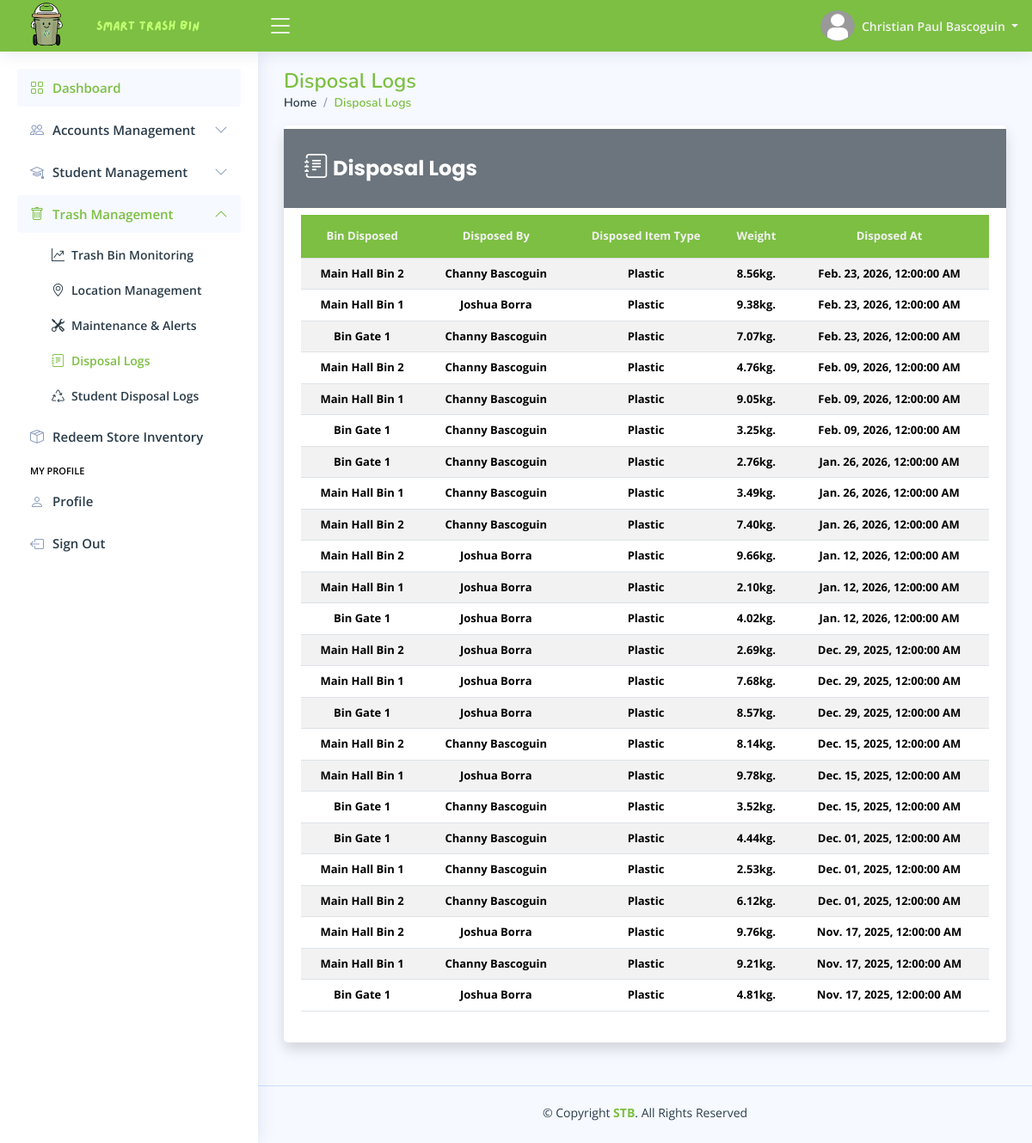
The app's page /pages/admin/home.php?page=disposal-logs (signed in) with its own data.
### tables this page shows
CREATE TABLE `admin_profile_tbl` (
  `tbl_row_id` int(11) NOT NULL,
  `admin_id` int(11) NOT NULL,
  `profile_picture` varchar(255) DEFAULT NULL,
  `date_of_birth` date DEFAULT NULL,
  `gender` enum('Male','Female','Others') DEFAULT 'Others',
  `civil_status` enum('Single','Married','Divorced','Widowed') DEFAULT 'Single',
  `address` varchar(255) NOT NULL,
  `phone_number` varchar(50) NOT NULL,
  `facebook_link` varchar(255) NOT NULL,
  `updated_at` timestamp NOT NULL DEFAULT current_timestamp() ON UPDATE current_timestamp()
);

CREATE TABLE `admin_accounts_tbl` (
  `admin_id` int(11) NOT NULL,
  `first_name` varchar(100) NOT NULL,
  `middle_name` varchar(100) DEFAULT NULL,
  `last_name` varchar(100) NOT NULL,
  `email_address` varchar(150) NOT NULL,
  `admin_password` varchar(255) NOT NULL,
  `role` enum('Administrator') DEFAULT 'Administrator',
  `reset_password_token` varchar(255) DEFAULT NULL,
  `password_token_expiry` datetime DEFAULT NULL,
  `locked_account` enum('Yes','No') DEFAULT 'No',
  `created_at` timestamp NOT NULL DEFAULT current_timestamp(),
  `updated_at` timestamp NOT NULL DEFAULT current_timestamp() ON UPDATE current_timestamp()
);

CREATE TABLE `disposal_logs_tbl` (
  `disposal_log_id` int(11) NOT NULL,
  `disposed_by` int(11) DEFAULT NULL,
  `bin_disposed` int(11) DEFAULT NULL,
  `disposed_item_type` enum('Plastic','Metal') DEFAULT 'Plastic',
  `weight` decimal(10,2) DEFAULT 0.00,
  `disposed_at` timestamp NOT NULL DEFAULT current_timestamp()
);

CREATE TABLE `bins_tbl` (
  `bin_id` int(11) NOT NULL,
  `unique_bin_id` varchar(100) NOT NULL,
  `bin_name` varchar(255) NOT NULL,
  `bin_location` int(11) DEFAULT NULL,
  `plastic_fill_level` enum('0','25','50','75','100') DEFAULT '0',
  `metal_fill_level` enum('0','25','50','75','100') DEFAULT '0',
  `bin_status` enum('Active','Inactive') DEFAULT 'Active',
  `last_emptied` timestamp NULL DEFAULT NULL,
  `added_at` timestamp NOT NULL DEFAULT current_timestamp(),
  `updated_at` timestamp NOT NULL DEFAULT current_timestamp() ON UPDATE current_timestamp()
);

### config/format-data.config.php (called while the page is built, shortened)
<?php
    function format_timestamp($timestamp) {
        $formatted_timestamp = date("M. d, Y, h:i:s A", strtotime($timestamp));
        return $formatted_timestamp;
    }
?>

### pages/admin/pages/disposal-logs.php (the view, shortened to what this page needs)
<main id="main" class="main">
    <?php
        include_once "includes/pagetitle.php";
    ?>
    <section class="section">
        <div class="row">
            <div class="col-lg-12">
                <div class="card shadow">
                    <div class="d-flex justify-content-between align-items-center px-4 py-2 bg-secondary mb-2 mt-1">
                        <h5 class="card-title text-white custom-card-title fw-bold">
                            <i class="bi bi-journal-text fs-3"></i>
                            Disposal Logs
                        </h5>
                    </div>
                    <div class="card-body">
                        <div class="table-responsive">
                            <table class="table table-striped table-hover datatable custom-table">
                                <thead>
                                    <tr>
                                        <th scope="col"> Bin Disposed </th>
                                        <th scope="col"> Disposed By </th>
                                        <th scope="col"> Disposed Item Type </th>
                                        <th scope="col"> Weight </th>
                                        <th scope="col"> Disposed At </th>
                                    </tr>
                                </thead>
                                <tbody>
                                    <?php
                                    $fetch_disposal_logs = $conn->prepare("SELECT
                                                                                dt.*,
                                                                                bt.bin_name,
                                                                                CONCAT(pt.first_name, ' ', pt.last_name) AS 'disposed_by_name'
                                                                            FROM disposal_logs_tbl dt
                                                                            LEFT JOIN bins_tbl bt
                                                                            ON dt.bin_disposed = bt.bin_id
                                                                            LEFT JOIN personnel_accounts_tbl pt
                                                                            ON dt.disposed_by = pt.personnel_id
                                                                            ORDER BY dt.disposed_at DESC
                                                                            ");
                                    $fetch_disposal_logs->execute();
                                    if ($fetch_disposal_logs->rowCount() > 0) {
                                        while ($disposal_data = $fetch_disposal_logs->fetch()) {
                                    ?>
                                            <tr>
                                                <td class="fw-bold">
                                                    <?php echo htmlspecialchars($disposal_data["bin_name"]); ?>
                                                </td>
                                                <td class="fw-bold">
                                                    <?php echo htmlspecialchars($disposal_data["disposed_by_name"]); ?>
                                                </td>
                                                <td class="fw-bold">
                                                    <?php echo htmlspecialchars($disposal_data["disposed_item_type"]); ?>
                                                </td>
                                                <td class="fw-bold">
                                                    <?php echo htmlspecialchars($disposal_data["weight"] . "kg."); ?>
                                                </td>
                                                <td class="fw-bold">
                                                    <?php echo htmlspecialchars(format_timestamp($disposal_data["disposed_at"])); ?>
                                                </td>
                                            </tr>
                                        <?php
                                        }
                                    }
                                    ?>
                                </tbody>
                            </table>
                        </div>
                    </div>
                </div>
            </div>
        </div>
    </section>
</main>

### pages/includes/header.php (shortened to what this page needs)
<header id="header" class="header fixed-top d-flex align-items-center">
    <div class="d-flex align-items-center justify-content-between">
        <a href="home.php" class="logo d-flex align-items-center gap-0">
            <img src="../../assets/global/images/stb-logo.png" alt="Website Logo">
            <img src="../../assets/global/images/stb-name.png" alt="Website Logo">
        </a>
        <i class="bi bi-list toggle-sidebar-btn"></i>
    </div>
    <nav class="header-nav ms-auto">
        <ul class="d-flex align-items-center">
            <li class="nav-item dropdown pe-3">
                <a class="nav-link nav-profile d-flex align-items-center pe-0" href="#" data-bs-toggle="dropdown">
                    <img src="<?php echo htmlspecialchars($file_path . $profile_picture); ?>" alt="Profile Picture" class="rounded-circle" width="40" height="40">
                    <span class="d-none d-md-block dropdown-toggle ps-2"> <?php echo htmlspecialchars($first_name . " " . $last_name); ?> </span>
                </a>
            </li>
        </ul>
    </nav>
</header>

### assets/main/css/styles.css (style rules this page uses)
:root { scroll-behavior: smooth; }
body { font-family: "Open Sans", sans-serif; background: #f6f9ff; color: #444444; }
a { color: #4154f1; text-decoration: none; }
h1, h2, h3, h4, h5, h6 { font-family: "Nunito", sans-serif; }
#main { margin-top: 60px; padding: 20px 30px; transition: all 0.3s; }
.card { margin-bottom: 30px; border: none; border-radius: 5px; box-shadow: 0px 0 30px rgba(1, 41, 112, 0.1); }
.card-title { padding: 20px 0 15px 0; font-size: 18px; font-weight: 500; color: #2b3c49; font-family: "Poppins", sans-serif; }
.card-body { padding: 0 20px 20px 20px; }
.logo { line-height: 1; font-size: 2rem; color: #f2f2f2; font-weight: bold; }
@media (min-width: 1200px) { .logo { width: 280px; } }
.logo img { width: auto; max-height: 70px; margin: 12px 12px 12px 0; }
.header { transition: all 0.5s; z-index: 997; height: 60px; box-shadow: 0px 2px 20px rgba(1, 41, 112, 0.1); background-color: #7CBF42; padding-left: 20px; }
.header .toggle-sidebar-btn { font-size: 32px; padding-left: 10px; cursor: pointer; color: #f2f2f2; }
.header-nav ul { list-style: none; }
.header-nav>ul { margin: 0; padding: 0; }
.header-nav .nav-profile { color: #f2f2f2; }
.header-nav .nav-profile img { max-height: 36px; }
.header-nav .nav-profile span { font-size: 14px; font-weight: 600; }
@media (min-width: 1200px) { #main, #footer { margin-left: 300px; } }

### pages/admin/home.php (style rules this page uses)
.custom-table { cursor: pointer; }
.custom-table thead tr th { text-align: center; }
.custom-table thead tr th, .custom-table tr td { text-align: center; vertical-align: middle !important; }
.custom-table tr th { background-color: #7CBF42; height: 50px; color: #f2f2f2; }
.custom-card-title { font-size: 24px; }
.custom-table tr th, .custom-table tr td { font-size: 13px; }

### records on screen
admin_profile_tbl: admin.last_name "Christian Paul Bascoguin"
disposal_logs_tbl: bin_disposed.bin_name "Main Hall Bin 2", disposed_by_name "Channy Bascoguin", disposed_item_type "Plastic", weight "8.56kg.", disposed_at "Feb. 23, 2026, 12:00:00 AM"
disposal_logs_tbl: bin_disposed.bin_name "Main Hall Bin 1", disposed_by_name "Joshua Borra", disposed_item_type "Plastic", weight "9.38kg.", disposed_at "Feb. 23, 2026, 12:00:00 AM"
disposal_logs_tbl: bin_disposed.bin_name "Bin Gate 1", disposed_by_name "Channy Bascoguin", disposed_item_type "Plastic", weight "7.07kg.", disposed_at "Feb. 23, 2026, 12:00:00 AM"
disposal_logs_tbl: bin_disposed.bin_name "Main Hall Bin 2", disposed_by_name "Channy Bascoguin", disposed_item_type "Plastic", weight "4.76kg.", disposed_at "Feb. 09, 2026, 12:00:00 AM"
disposal_logs_tbl: bin_disposed.bin_name "Main Hall Bin 1", disposed_by_name "Channy Bascoguin", disposed_item_type "Plastic", weight "9.05kg.", disposed_at "Feb. 09, 2026, 12:00:00 AM"
disposal_logs_tbl: bin_disposed.bin_name "Bin Gate 1", disposed_by_name "Channy Bascoguin", disposed_item_type "Plastic", weight "3.25kg.", disposed_at "Feb. 09, 2026, 12:00:00 AM"
disposal_logs_tbl: bin_disposed.bin_name "Bin Gate 1", disposed_by_name "Channy Bascoguin", disposed_item_type "Plastic", weight "2.76kg.", disposed_at "Jan. 26, 2026, 12:00:00 AM"
disposal_logs_tbl: bin_disposed.bin_name "Main Hall Bin 1", disposed_by_name "Channy Bascoguin", disposed_item_type "Plastic", weight "3.49kg.", disposed_at "Jan. 26, 2026, 12:00:00 AM"
disposal_logs_tbl: bin_disposed.bin_name "Main Hall Bin 2", disposed_by_name "Channy Bascoguin", disposed_item_type "Plastic", weight "7.40kg.", disposed_at "Jan. 26, 2026, 12:00:00 AM"
disposal_logs_tbl: bin_disposed.bin_name "Main Hall Bin 2", disposed_by_name "Joshua Borra", disposed_item_type "Plastic", weight "9.66kg.", disposed_at "Jan. 12, 2026, 12:00:00 AM"
disposal_logs_tbl: bin_disposed.bin_name "Main Hall Bin 1", disposed_by_name "Joshua Borra", disposed_item_type "Plastic", weight "2.10kg.", disposed_at "Jan. 12, 2026, 12:00:00 AM"
disposal_logs_tbl: bin_disposed.bin_name "Bin Gate 1", disposed_by_name "Joshua Borra", disposed_item_type "Plastic", weight "4.02kg.", disposed_at "Jan. 12, 2026, 12:00:00 AM"
disposal_logs_tbl: bin_disposed.bin_name "Main Hall Bin 2", disposed_by_name "Joshua Borra", disposed_item_type "Plastic", weight "2.69kg.", disposed_at "Dec. 29, 2025, 12:00:00 AM"
disposal_logs_tbl: bin_disposed.bin_name "Main Hall Bin 1", disposed_by_name "Joshua Borra", disposed_item_type "Plastic", weight "7.68kg.", disposed_at "Dec. 29, 2025, 12:00:00 AM"
disposal_logs_tbl: bin_disposed.bin_name "Bin Gate 1", disposed_by_name "Joshua Borra", disposed_item_type "Plastic", weight "8.57kg.", disposed_at "Dec. 29, 2025, 12:00:00 AM"
disposal_logs_tbl: bin_disposed.bin_name "Main Hall Bin 2", disposed_by_name "Channy Bascoguin", disposed_item_type "Plastic", weight "8.14kg.", disposed_at "Dec. 15, 2025, 12:00:00 AM"
disposal_logs_tbl: bin_disposed.bin_name "Main Hall Bin 1", disposed_by_name "Joshua Borra", disposed_item_type "Plastic", weight "9.78kg.", disposed_at "Dec. 15, 2025, 12:00:00 AM"
disposal_logs_tbl: bin_disposed.bin_name "Bin Gate 1", disposed_by_name "Channy Bascoguin", disposed_item_type "Plastic", weight "3.52kg.", disposed_at "Dec. 15, 2025, 12:00:00 AM"
disposal_logs_tbl: bin_disposed.bin_name "Bin Gate 1", disposed_by_name "Channy Bascoguin", disposed_item_type "Plastic", weight "4.44kg.", disposed_at "Dec. 01, 2025, 12:00:00 AM"
disposal_logs_tbl: bin_disposed.bin_name "Main Hall Bin 1", disposed_by_name "Channy Bascoguin", disposed_item_type "Plastic", weight "2.53kg.", disposed_at "Dec. 01, 2025, 12:00:00 AM"
disposal_logs_tbl: bin_disposed.bin_name "Main Hall Bin 2", disposed_by_name "Channy Bascoguin", disposed_item_type "Plastic", weight "6.12kg.", disposed_at "Dec. 01, 2025, 12:00:00 AM"
disposal_logs_tbl: bin_disposed.bin_name "Main Hall Bin 2", disposed_by_name "Joshua Borra", disposed_item_type "Plastic", weight "9.76kg.", disposed_at "Nov. 17, 2025, 12:00:00 AM"
disposal_logs_tbl: bin_disposed.bin_name "Main Hall Bin 1", disposed_by_name "Channy Bascoguin", disposed_item_type "Plastic", weight "9.21kg.", disposed_at "Nov. 17, 2025, 12:00:00 AM"
disposal_logs_tbl: bin_disposed.bin_name "Bin Gate 1", disposed_by_name "Joshua Borra", disposed_item_type "Plastic", weight "4.81kg.", disposed_at "Nov. 17, 2025, 12:00:00 AM"

### other values on screen
$page_titles[$page_name] "Disposal Logs"
